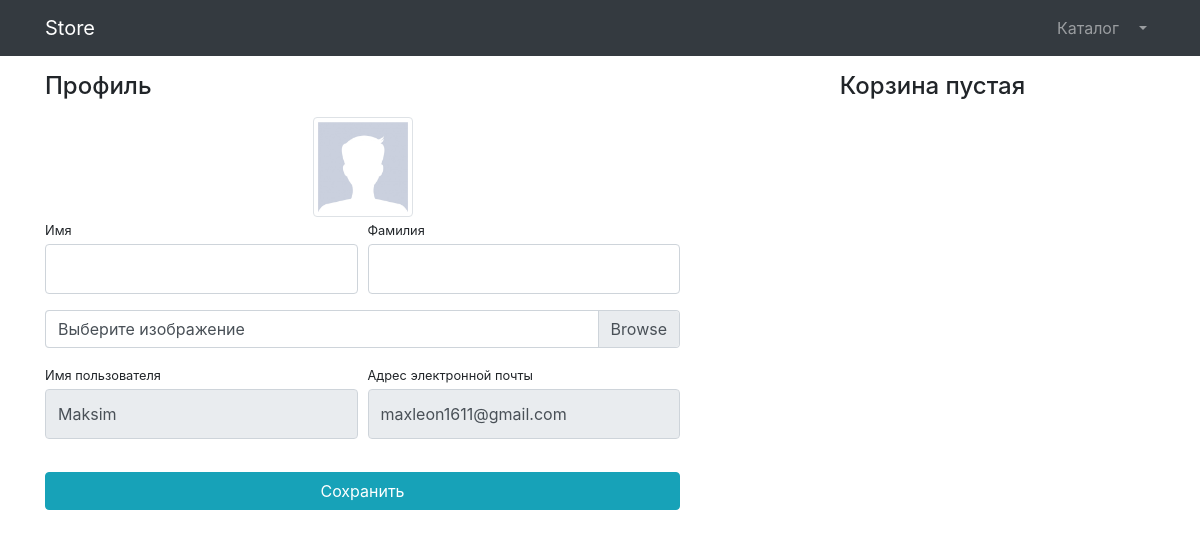
Page /users/profile/1 (signed in) on the earlier database version.
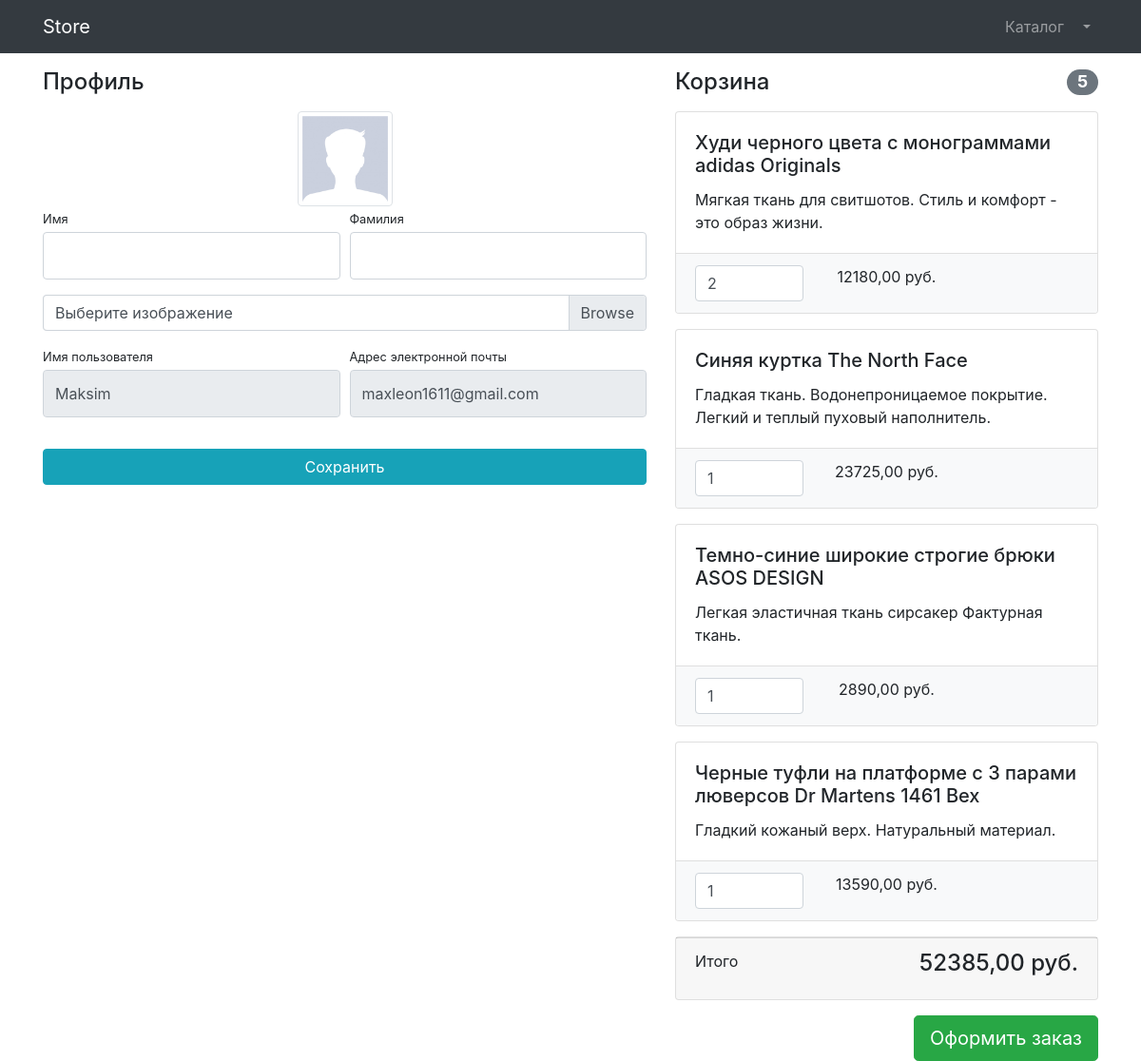
Same page on the later database version.
### users/models.py (models this page shows)
class User(AbstractUser):  # наследуемся от существующего класса и через upload_to добавляем новое необязательное поле
    image = models.ImageField(upload_to="users_images/", blank=True, null=True)
    is_verified_email = models.BooleanField(default=False)
    class Meta:
        verbose_name = 'Пользователя'
        verbose_name_plural = 'Пользователи'

### products/models.py (models this page shows, shortened)
class Basket(models.Model):
    user = models.ForeignKey(to=User, on_delete=models.CASCADE)
    product = models.ForeignKey(to=Product, on_delete=models.CASCADE)
    quantity = models.PositiveIntegerField(default=0)
    created_timestamp = models.DateTimeField(auto_now_add=True)  # добавление и сохранение будет проходить автоматически
    objects = BasketQuerySet.as_manager()
    def sum(self):
        return self.product.price * self.quantity

class Product(models.Model):
    name = models.CharField(max_length=256)
    description = models.TextField()
    price = models.DecimalField(max_digits=8, decimal_places=2)
    quantity = models.PositiveIntegerField(default=0)
    image = models.ImageField(upload_to='products_images')
    category = models.ForeignKey(to=ProductCategory, on_delete=models.CASCADE)
    class Meta:
        verbose_name = 'Product'
        verbose_name_plural = 'Products'

### users/views.py (the view, shortened to what this page needs)
# urls.py: path('profile/<int:pk>',login_required(UserProfileView.as_view()), name='profile'),
class UserProfileView(TitleMixin,UpdateView):
    model = User
    template_name = 'users/profile.html'
    form_class = UserProfileForm
    title = 'Store - Профиль'
    def get_context_data(self, **kwargs):
        context = super(UserProfileView, self).get_context_data()
        context['baskets'] = Basket.objects.filter(user=self.object)  # self не забудь
        return context

### users/forms.py
class UserProfileForm(UserChangeForm):
    first_name = forms.CharField(widget=forms.TextInput(attrs={
        'class': 'form-control py-4',  # стиль для поля
    }))
    last_name = forms.CharField(widget=forms.TextInput(attrs={
        'class': 'form-control py-4', }))
    image = forms.ImageField(widget=forms.FileInput(attrs={
        'class': 'custom-file-label'}), required=False)  # необязательно добавлять
    username = forms.CharField(widget=forms.TextInput(attrs={
        'class': 'form-control py-4', 'readonly': True  # нельзя изменять
    }))
    email = forms.EmailField(widget=forms.TextInput(attrs={
        'class': 'form-control py-4', 'readonly': True
    }))
    class Meta:
        model = User
        fields = ['first_name', 'last_name', 'image', 'username', 'email']

### common/views.py (called while the page is built)
    def get_context_data(self, **kwargs):
        context=super(TitleMixin,self).get_context_data()
        context['title']=self.title
        return context

### products/models.py (called while the page is built)
    def total_sum(self):
        return sum(basket.sum() for basket in self)

    def total_quantity(self):
        return sum(basket.quantity for basket in self)

### users/templates/users/profile.html (shortened to what this page needs)
{% extends 'products/base.html' %}
{% load static %}
{% block style_css %}
    <link href="{% static '/vendor/css/profile.css' %}" rel="stylesheet">
{% endblock %}
{% block content %}
    <div class="container">
        <div class="row">
            <div class="col-lg-7">
                <h4 class="mt-3 mb-3">Профиль</h4>
                <div class="col-lg-12 text-center">
                    <img width="100" height="100"
                         src="{% if user.image %}{{ user.image.url }}{% else %}{% static '/vendor/img/users/default_avatar.jpg' %}{% endif %}"
                         class="img-thumbnail">
                </div>
                <form action="{% url 'users:profile' user.id %}" method="post" enctype="multipart/form-data">
                    <div class="form-row">
                        <div class="col-lg-6">
                            <div class="form-group">
                                <label class="small mb-1" for="{{ form.first_name.id_for_label }}">Имя</label>
                                {{ form.first_name }}
                            </div>
                        </div>
                        <div class="col-lg-6">
                            <div class="form-group">
                                <label class="small mb-1" for="{{ form.last_name.id_for_label }}">Фамилия</label>
                                {{ form.last_name }}
                            </div>
                        </div>
                    </div>
                    <div class="form-row mb-2">
                        <div class="col-lg-12">
                            <div class="custom-file">
                                <label class="custom-file-label" for="{{ form.image.id_for_label }}">Выберите
                                    изображение</label>
                            </div>
                        </div>
                    </div>
                    <div class="form-row">
                        <div class="col-lg-6">
                            <label class="small mb-1" for="{{ form.username.id_for_label }}">Имя пользователя</label>
                            {{ form.username }}
                        </div>
                        <div class="col-lg-6">
                            <label class="small mb-1" for="{{ form.email.id_for_label }}">Адрес электронной
                                почты</label>
                            {{ form.email }}
                        </div>
                    </div>
                    <div class="form-row">
                        <div class="col-lg-12" style="margin-top: 33px;">
                            <input class="btn btn-info btn-block" type="submit" value="Сохранить">
                        </div>
                    </div>
                </form>
            </div>
            <div class="col-lg-5">
                {% include 'users/basket.html' %}
            </div>
        </div>
    </div>
{% endblock %}

### products/templates/products/base.html (shortened to what this page needs)
{% load static %}
<!DOCTYPE html>
<html lang="en">
<head>
    <link href="{% static 'vendor/bootstrap/css/bootstrap.min.css' %}" rel="stylesheet">
    {% block style_css %} {% endblock %}
</head>
<body>
<nav class="navbar navbar-expand-lg navbar-dark bg-dark fixed-top">
    <div class="container">
        <a class="navbar-brand" href="{% url 'index' %}">Store</a>
        <div class="collapse navbar-collapse" id="navbarResponsive">
            <ul class="navbar-nav ml-auto">
                <li class="nav-item">
                    <a class="nav-link" href="{% url 'products:index' %}">Каталог </a>
                </li>
                {% if user.is_authenticated %}
                    <li class="nav-item dropdown">
                    <a class="nav-link dropdown-toggle" href="#" id="navbarDropdown" role="button"
                       data-bs-toggle="dropdown" aria-expanded="false">
                    </a>
                </li>
                {% else %}
                    <li class="nav-item">
                    <a class="nav-link" href="{% url 'users:login' %}">Войти <i class="fas fa-sign-in-alt"></i></a>
                </li>
                {% endif %}
            </ul>
        </div>
    </div>
</nav>
    {% block content %} {% endblock %}
</body>
</html>

### users/templates/users/basket.html (shortened to what this page needs)
{% if baskets %}
    <h4 class="mt-3 mb-3 d-flex justify-content-between align-items-center mb-3">
        Корзина <span class="badge badge-secondary badge-pill">{{ baskets.total_quantity }}</span>
    </h4>
    {% for basket in baskets %}
        <div class="card mb-3">
            <div class="card-body">
                <h5 class="card-title">{{ basket.product.name }}</h5>
                <p class="card-text">{{ basket.product.description }}</p>
            </div>
            <ul class="list-group list-group-flush">
                <li class="list-group-item bg-light">
                    <div class="row text-center">
                        <div class="col-lg-4">
                            <input name="basketID" type="number" class="form-control"
                                   value="{{ basket.quantity }}" min="0">
                        </div>
                        <div class="col-lg-4">{{ basket.sum }} руб.</div>
                        <div class="col-lg-4">
                        </div>
                    </div>
                </li>
            </ul>
        </div>
    {% endfor %}
    <div class="card mb-3">
        <div class="card-footer">
            <p class="float-left">Итого</p>
            <h4 class="float-right">{{ baskets.total_sum }} руб.</h4>
        </div>
    </div>
    <a class="btn btn-success btn-lg float-right" href="../orders/order-create.html">
        Оформить заказ
    </a>
{% else %}
    <h4 class="mt-3 mb-3 text-center">
        Корзина пустая
    </h4>
{% endif %}

Differences in the rows shown:
added Basket: total_quantity "5", product.name "Худи черного цвета с монограммами adidas Originals", product.description "Мягкая ткань для свитшотов. Стиль и комфорт - это образ жизни.", basketID "2", sum "12180,00", total_sum "52385,00"
added Basket: product.name "Cиняя куртка The North Face", product.description "Гладкая ткань. Водонепроницаемое покрытие. Легкий и теплый пуховый наполнитель.", basketID "1", sum "23725,00"
added Basket: product.name "Темно-синие широкие строгие брюки ASOS DESIGN", product.description "Легкая эластичная ткань сирсакер Фактурная ткань.", basketID "1", sum "2890,00"
added Basket: product.name "Черные туфли на платформе с 3 парами люверсов Dr Martens 1461 Bex", product.description "Гладкий кожаный верх. Натуральный материал.", basketID "1", sum "13590,00"
Other differences:
text no longer shown: "Корзина пустая"
text now shown: "Корзина Итого руб. Оформить заказ"
